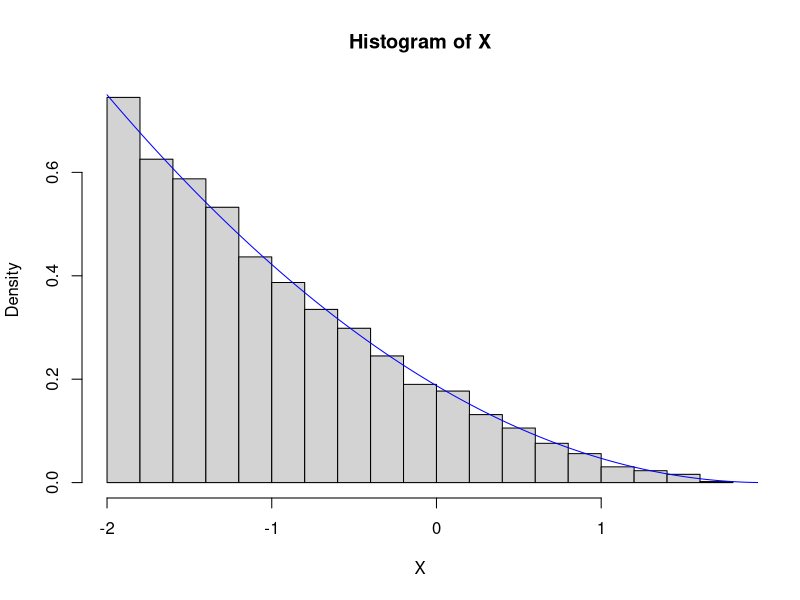
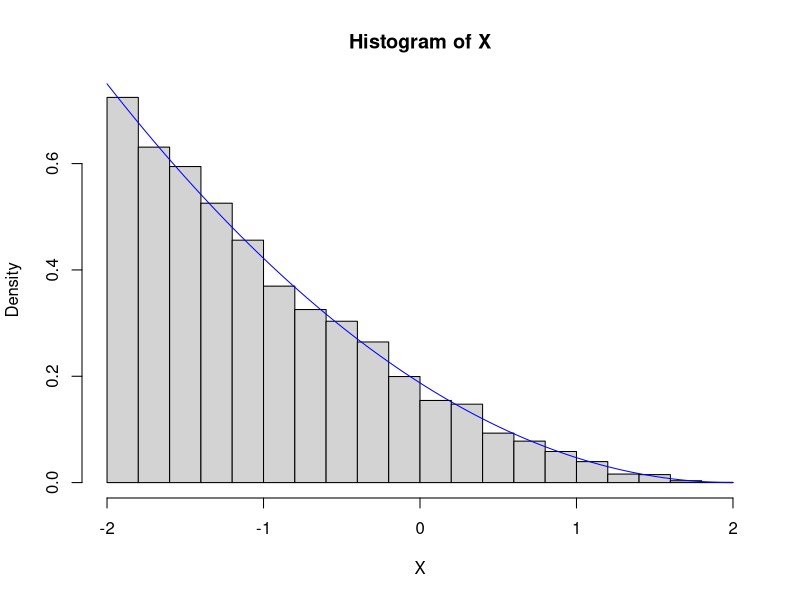

Write R code to recreate these figures, in order.
## ---- chunk 1
knitr::opts_chunk$set(echo = TRUE)
## ---- chunk 2
n = 10000
U = runif(n)
X = -(64-64*U)^(1/3)+2 #R cannot handle cube root of negative number
hist(X, freq=F)
px = seq(-2, 2, by=0.01)
py = 3/64*(px-2)^2
lines(px, py, col="blue") #add target pdf of X
## ---- chunk 3
# Use result of the above
X = vector(length=n)
for (i in 1:n) {
  repeat {
    repeat {
      Y = rnorm(1)
      if (Y >= -2 && Y <= 2)
        break
    }
    U = runif(1)
    if (U <= (Y-2)^2 *exp(0.5*Y^2-2) /16) {
      X[i] = Y
      break
    }
  }
}
hist(X, freq=F)
lines(px, py, col="blue")
## ---- chunk 4
rm(list=ls()) #clear variables from last question
nEstimate = 1000
nSample = 1000
estimate = matrix(nrow=nEstimate, ncol=2)
colnames(estimate) = c("standard","antithetic")
n = 12
dt = 1/n
r = 0.02
sigma = 0.4
thetaH.std = function(m){
  S = matrix(100, nrow=m, ncol=n+1) #set S0=100
  for (i in 1:n) {
    Z = rnorm(m)
    S[,i+1] = S[,i]*exp((r-0.5*sigma^2)*dt+sigma*sqrt(dt)*Z)
  }
  A = rowMeans(S[,-1]) #remove S0 in rowMeans
  return(exp(-r)*mean(pmax(A-S[,n+1],0)))
}
thetaH.ant = function(m){
  S = matrix(100, nrow=m, ncol=n+1) #set S0=100
  for (i in 1:n) {
    Z = rnorm(m/2) #the other half are -Z for antithetic variables
    S[1:(m/2),i+1] = S[1:(m/2),i]*exp((r-0.5*sigma^2)*dt+sigma*sqrt(dt)*Z)
    S[(m/2+1):m,i+1] = S[(m/2+1):m,i]*exp((r-0.5*sigma^2)*dt-sigma*sqrt(dt)*Z)
  }
  A = rowMeans(S[,-1]) #remove S0 in rowMeans
  return(exp(-r)*mean(pmax(A-S[,n+1],0)))
}
for (i in 1:nEstimate) {
  estimate[i,1] = thetaH.std(nSample)
  estimate[i,2] = thetaH.ant(nSample)
}
apply(estimate,2,mean)
apply(estimate,2,var)
## ---- chunk 5
# Use result of the above
colnames(estimate) = c("standard","control")
# pilot simulation
kPilot = 1000
S = matrix(100, nrow=kPilot, ncol=n+1) #set S0=100
for (i in 1:n) {
  Z = rnorm(kPilot)
  S[,i+1] = S[,i]*exp((r-0.5*sigma^2)*dt+sigma*sqrt(dt)*Z)
}
A9 = rowMeans(S[,2:10])
AT = rowMeans(S[,-1]) #remove S0 in rowMeans
muH = mean(A9)
cH = cov(A9, pmax(AT-S[,n+1],0))
vH = var(A9)
cor(A9, pmax(AT-S[,n+1],0)) #small correlation
thetaH.ctr = function(m){
  # main simulation
  S = matrix(100, nrow=m, ncol=n+1) #set S0=100
  for (i in 1:n) {
    Z = rnorm(m)
    S[,i+1] = S[,i]*exp((r-0.5*sigma^2)*dt+sigma*sqrt(dt)*Z)
  }
  A9 = rowMeans(S[,2:10])
  AT = rowMeans(S[,-1]) #remove S0 in rowMeans
  piH = pmax(AT-S[,n+1],0) -cH/vH *(A9-muH)
  return(exp(-r)*mean(piH)) 
}
for (i in 1:nEstimate) {
  estimate[i,1] = thetaH.std(nSample)
  estimate[i,2] = thetaH.ctr(nSample)
}
apply(estimate,2,mean)
apply(estimate,2,var)
## ---- chunk 6
rm(list=ls()) #clear variables from last question
nEstimate = 1000
nSample = 1000
estimate = matrix(nrow=nEstimate, ncol=2)
colnames(estimate) = c("standard", "importance")
K = 80
S0 = 100
T = 1/2
r = 0.03
sigma = 0.4
thetaH.std = function(n){
  X = rnorm(n)
  ST = S0*exp((r-0.5*sigma^2)*T+sigma*sqrt(T)*X)
  return(exp(-r*T)*mean(pmax(K-ST,0)))
}
thetaH.imp = function(n){
  U = runif(n)
  Y = ifelse(U<0.5, log(2*U), -log(2-2*U))
  L = 2/sqrt(2*pi) *exp(-0.5*Y^2+abs(Y))
  h = pmax(K-S0*exp((r-0.5*sigma^2)*T+sigma*sqrt(T)*Y),0)
  return(exp(-r*T)*mean(h*L))
}
for (i in 1:nEstimate) {
  estimate[i,1] = thetaH.std(nSample)
  estimate[i,2] = thetaH.imp(nSample)
}
apply(estimate,2,mean)
apply(estimate,2,var)
